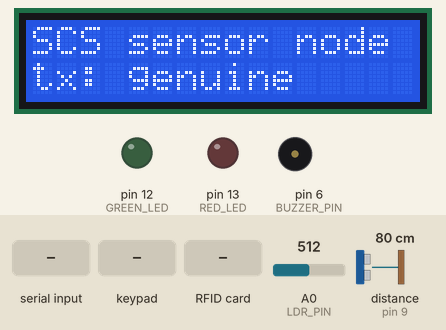
Bench run of a sketch on a simulated Arduino Mega 2560, built with avr-gcc and run on an emulated ATmega2560. Shown: 16×2 character LCD, output pins drawn as LEDs (lit = HIGH), buzzer (waves = sounding). Wiring (inferred from the names in the program): ultrasonic range finder: trigger pin 10; echo pin 9. Inputs (shaded band) come from the test bench; at power-on: A0 (LDR_PIN) = 512, distance to the obstacle (sensor on pin 9) 80 cm. The echo pulse lasts 58.3 µs per cm; the local clock reads 2024-03-15 10:24:30 at power-on unless the sketch sets it; pins used as bus, display or sensor lines are not drawn; what the sketch prints to the serial monitor is not drawn.

Above: at 1.3 s.
1.4 s: "A,45\n" received over Serial
At 2.5 s:
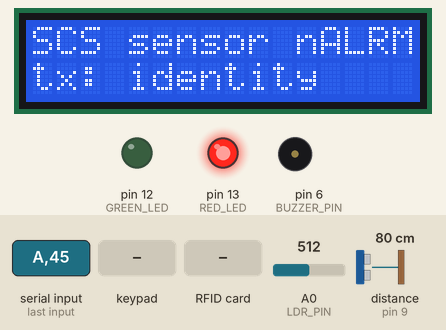
2.9 s: keypad keys 3 0 3 2 3 4 3 6 pressed 0.4 s apart
At 5.7 s:
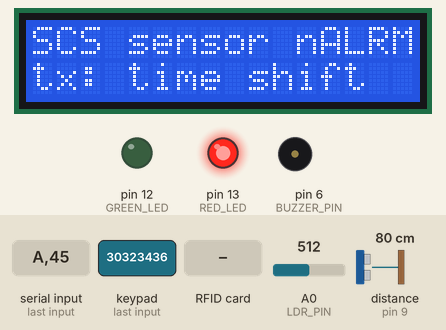
7.6 s: "N,45\n" received over Serial
At 8.8 s:
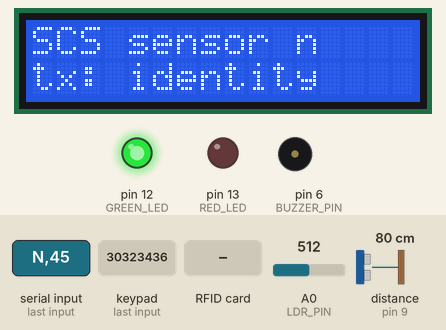
9.1 s: RFID card 5E 7A 19 C4 held to the reader
At 10.3 s:
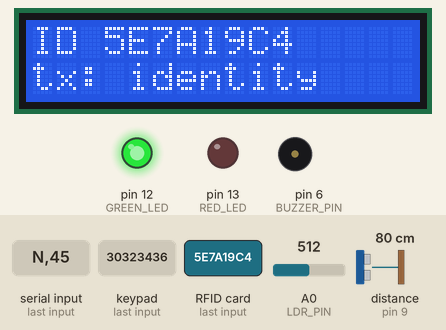
10.6 s: key '1' pressed
At 11.5 s:
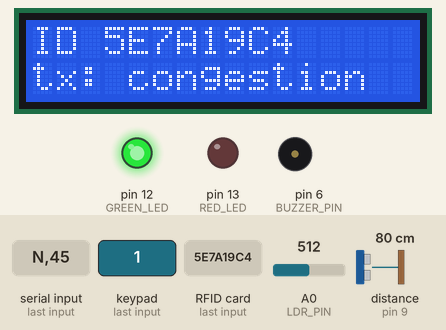
12.1 s: key '3' pressed
At 13.4 s:
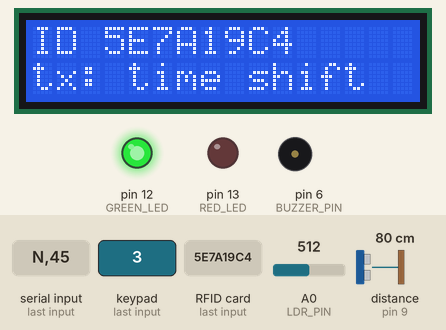
Timing chart, 0 to 14.6 s (numbered marks = the images above; inputs shaded):
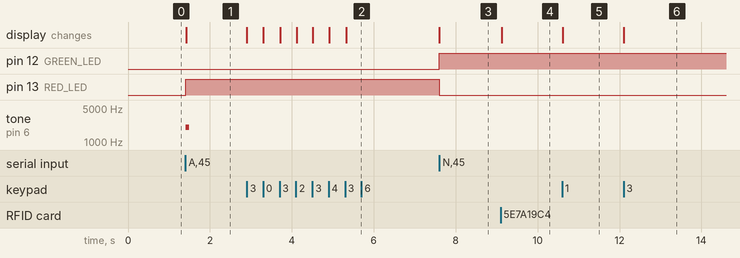

The sketch:

sensor_node.ino
```cpp
#include <Wire.h>
#include <SPI.h>
#include <RTClib.h>
#include <MFRC522.h>
#include <Keypad.h>
#include <LiquidCrystal.h>

const uint8_t TRIG_PIN = 10, ECHO_PIN = 9;
const uint8_t LDR_PIN = A0;
const uint8_t BUZZER_PIN = 6, RED_LED = 13, GREEN_LED = 12;
const uint8_t RFID_SS = 53, RFID_RST = 5;
LiquidCrystal lcd(7, 8, 22, 24, 26, 28);
const byte ROWS = 4, COLS = 4;
char KEYS[ROWS][COLS] = {{'1','2','3','A'}, {'4','5','6','B'}, {'7','8','9','C'}, {'*','0','#','D'}};
byte ROW_PINS[ROWS] = {30, 32, 34, 36};
byte COL_PINS[COLS] = {38, 40, 42, 44};
Keypad keypad = Keypad(makeKeymap(KEYS), ROW_PINS, COL_PINS, ROWS, COLS);
RTC_DS1307 rtc;
MFRC522 rfid(RFID_SS, RFID_RST);

const unsigned long PERIOD_MS = 100;
const int LDR_SHADOW_MARGIN = 120;
float ldrBase = -1;
const float TIME_SHIFT_S = 5.0;

char deviceId[16] = "A1";
const char FAKE_ID[] = "FAKE";
int attack = 0;
bool rtcFound = false;
const unsigned long NO_RTC_EPOCH = 1760000000UL;
float lastDistance = -1;
unsigned long lastReport = 0, samples = 0, blocked = 0;

float readDistanceCm() {
  digitalWrite(TRIG_PIN, LOW); delayMicroseconds(2);
  digitalWrite(TRIG_PIN, HIGH); delayMicroseconds(10);
  digitalWrite(TRIG_PIN, LOW);
  unsigned long echo = pulseIn(ECHO_PIN, HIGH, 30000UL);
  return echo == 0 ? -1.0 : echo * 0.0343 / 2.0;
}

void readCard() {
  if (!rfid.PICC_IsNewCardPresent() || !rfid.PICC_ReadCardSerial()) return;
  char buf[16]; buf[0] = '\0';
  for (byte i = 0; i < rfid.uid.size && i < 7; i++) {
    char hex[3]; sprintf(hex, "%02X", rfid.uid.uidByte[i]); strcat(buf, hex);
  }
  strncpy(deviceId, buf, sizeof(deviceId) - 1);
  rfid.PICC_HaltA();
  lcd.setCursor(0, 0); lcd.print("ID "); lcd.print(deviceId); lcd.print("      ");
}

void showAttack() {
  const char* names[] = {"genuine      ", "congestion   ", "clear road   ", "time shift   ", "identity     "};
  lcd.setCursor(0, 1); lcd.print("tx: "); lcd.print(names[attack]);
}

void setup() {
  Serial.begin(115200);
  pinMode(TRIG_PIN, OUTPUT); pinMode(ECHO_PIN, INPUT); pinMode(LDR_PIN, INPUT_PULLUP);
  pinMode(BUZZER_PIN, OUTPUT); pinMode(RED_LED, OUTPUT); pinMode(GREEN_LED, OUTPUT);
  lcd.begin(16, 2); lcd.print("SCS sensor node");
  Wire.begin();
  rtcFound = rtc.begin();
  if (!rtcFound) { lcd.setCursor(0, 1); lcd.print("RTC missing"); }
  else if (!rtc.isrunning()) rtc.adjust(DateTime(F(__DATE__), F(__TIME__)));
  SPI.begin(); rfid.PCD_Init();
  Serial.println("# node ready");
  showAttack();
}

void loop() {

  samples++;
  int light = analogRead(LDR_PIN);
  if (ldrBase < 0 || light < ldrBase) ldrBase = light;
  if (light > ldrBase + LDR_SHADOW_MARGIN) blocked++;
  else ldrBase += (light - ldrBase) * 0.0005;
  char key = keypad.getKey();
  if (key >= '0' && key <= '4') { attack = key - '0'; showAttack(); }
  readCard();
  while (Serial.available()) {
    char verdict = Serial.read();
    if (verdict >= '0' && verdict <= '4') { attack = verdict - '0'; showAttack(); }
    if (verdict == 'A') { digitalWrite(RED_LED, HIGH); digitalWrite(GREEN_LED, LOW); tone(BUZZER_PIN, 2000, 80);
                          lcd.setCursor(12, 0); lcd.print("ALRM"); }
    if (verdict == 'N') { digitalWrite(RED_LED, LOW); digitalWrite(GREEN_LED, HIGH); lcd.setCursor(12, 0); lcd.print("    "); }
  }

  unsigned long now = millis();
  if (now - lastReport < PERIOD_MS) return;
  float dt = (lastReport == 0) ? PERIOD_MS / 1000.0 : (now - lastReport) / 1000.0;
  lastReport = now;

  float distance = readDistanceCm();
  if (distance < 0) distance = (lastDistance < 0) ? 0 : lastDistance;
  float speedKmh = (lastDistance < 0) ? 0 : fabs(distance - lastDistance) / dt * 0.036;
  lastDistance = distance;
  float occupancy = samples ? (float)blocked / samples : 0;
  samples = blocked = 0;
  unsigned long rtcSeconds = rtcFound ? rtc.now().unixtime() : NO_RTC_EPOCH + now / 1000UL;
  const char* id = deviceId;

  if (attack == 1) { speedKmh *= 0.2; occupancy = min(1.0f, occupancy + 0.45f); }
  if (attack == 2) { speedKmh += 3.0; occupancy = max(0.0f, occupancy - 0.35f); }
  if (attack == 3) { rtcSeconds += (unsigned long)TIME_SHIFT_S; }
  if (attack == 4) { id = FAKE_ID; }

  Serial.print("T,"); Serial.print(id); Serial.print(',');
  Serial.print(now); Serial.print(','); Serial.print(rtcSeconds); Serial.print(',');
  Serial.print(distance, 1); Serial.print(','); Serial.print(speedKmh, 3); Serial.print(',');
  Serial.print(occupancy, 3); Serial.print(','); Serial.println(attack);
}
```

Measured:
- after the input at 1.4 s, pin 13 (RED_LED): LOW → HIGH at once; tone on pin 6 (BUZZER_PIN): silent → 2000 Hz at once, → silent 0.08 s later; the display: changes at once (image 1)
- after the input at 2.9 s, the display: changes at once (image 2)
- after the input at 7.6 s, pin 12 (GREEN_LED): LOW → HIGH at once; pin 13 (RED_LED): HIGH → LOW at once; the display: changes at once (image 3)
- after the input at 9.1 s, the display: changes at once (image 4)
- after the input at 10.6 s, the display: changes at once (image 5)
- after the input at 12.1 s, the display: changes at once (image 6)
